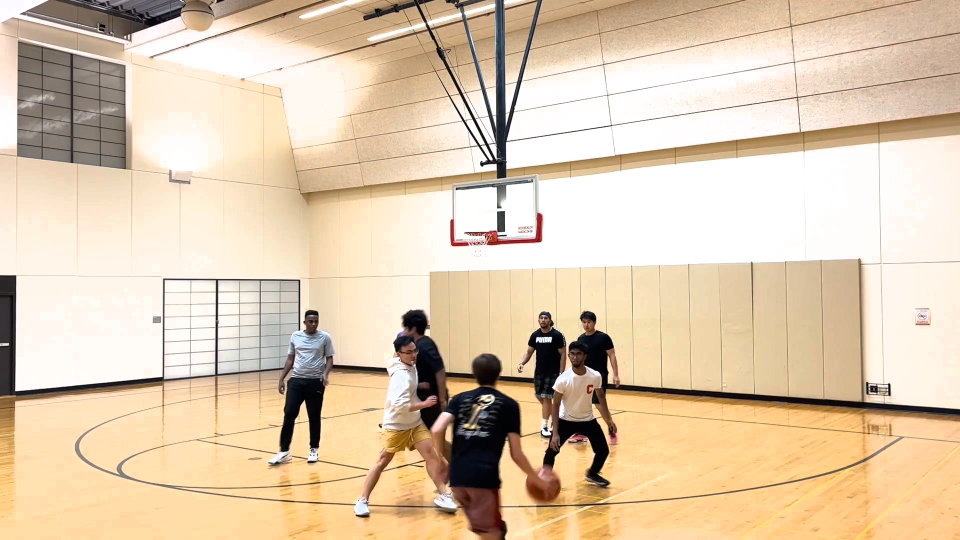
#> input picture frame 14 of data/short_new_1.mp4, 1920 x 1080 px, given in place of demo.mov, which was not available (shown at 1/2 size)
$ python detect.py
#> lines starting #> are read from the running program, lines starting #| are printed output that depends on the picture; after the words box and inside, x2 and y2 are one past the last pixel; in counts of white or black regions, pixels touching at a corner belong together; pictures that were not available may be replaced by others from this repository, and a replacement may not be noted
import os
import cv2 as cv
import numpy as np

PATH = os.path.join('models','court-detection')
TEMP_PATH = os.path.join(PATH,'temp')
VIDEO_PATH = os.path.join(TEMP_PATH,'demo.mov')
COURT_PATH = os.path.join(TEMP_PATH,'court.jpeg')
TEMPLATE_PATH = os.path.join(TEMP_PATH,'template.jpeg')


USE_HSV = True
CUSHION_BIN = 5

_, bgr_img = cv.VideoCapture(VIDEO_PATH).read()
#> bgr_img is the input picture: shape (1080, 1920, 3); mean B, G, R 175, 201.7, 223
ycrcb_img = cv.cvtColor(bgr_img,cv.COLOR_BGR2YCrCb)
#> ycrcb_img: shape (1080, 1920, 3); mean of channels 0, 1, 2 205, 140.8, 111.1
hsv_img = cv.cvtColor(bgr_img, cv.COLOR_BGR2HSV)
#> hsv_img: shape (1080, 1920, 3); mean H, S, V 21.2, 60.3, 223.3
gray_img = cv.cvtColor(bgr_img, cv.COLOR_BGR2GRAY)
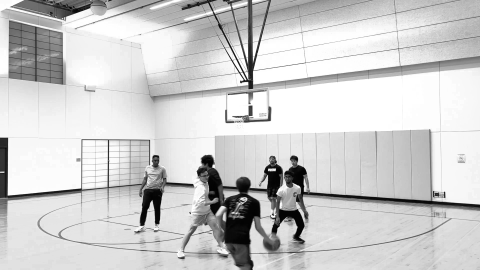
#> gray_img: shape (1080, 1920) (shown at 1/4 size); min 0, max 255, mean 205

if USE_HSV:
    index = (0,1)
    one_max = 180.0
    two_max = 256.0
    img = hsv_img
else:
    index = (1,2)
    one_max = 256.0
    two_max = 256.0
    img = ycrcb_img

def main():
    # test_homography(COURT_PATH)

    # bins = bin_pixels(img, one_bins=16, two_bins=16)
    bins = bin_pixels(img, one_bins=18, two_bins=10)


    # test_many_bins(img, bgr_image, bins, iterations=1)

    mask = get_mask(img, bins[0])
    canny_edges = get_canny(gray_img)
    masked_edges = apply_mask(canny_edges, mask)
    hough_lines = get_hough(masked_edges)
    hough = apply_hough(bgr_img, hough_lines)

    # [12 lines of commented-out code are left out]

    cv.imshow('original', bgr_img)
    cv.imshow('mask', mask)
    cv.imshow('canny', canny_edges)
    cv.imshow('canny masked', masked_edges)
    cv.imshow('hough transform', hough)

    if cv.waitKey(0) & 0xff == 27:
        cv.destroyAllWindows()

class Bin:
    def __init__(self, value, one_lower:int, one_upper:int, two_lower:int, two_upper:int):
        self.one_lower = one_lower
        self.one_upper = one_upper
        self.two_lower = two_lower
        self.two_upper = two_upper
        self.value = value

    def __str__(self):
        return 'Bin('+str(round(self.value,3))+','+str(self.one_lower)+','+str(self.one_upper)+','+str(self.two_lower)+','+str(self.two_upper)+')'

# Returns top bins from YCrCb color space
# @Precondition: img is YCrCb converted image
# @Returns: sorted array of most frequent YCrCb bin objects
def bin_pixels(img:np.ndarray, one_bins:int=16, two_bins:int=16):
    # generate weights
#> called with one_bins = 18, two_bins = 10
    weights = np.zeros((img.shape[0],img.shape[1]))
    for row in range(weights.shape[0]):
        row_weight = np.full(weights.shape[1], row)
        weights[row] = row_weight
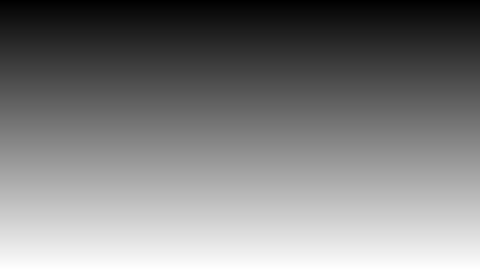
#> weights: shape (1080, 1920) float64 (shown at 1/4 size); min 0, max 1079, mean 539.5; drawn with min black and max white
    for col in range(weights.shape[1]):
        col_weight = np.full(weights.shape[0], min(col+1,weights.shape[1]-col))
        weights[:,col] = np.minimum(weights[:,col],col_weight)
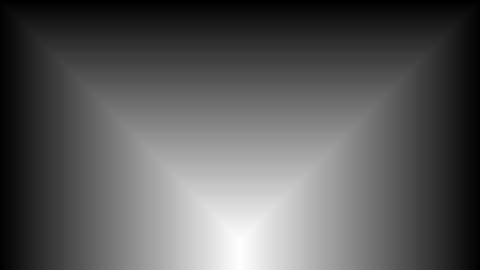
#> weights: shape (1080, 1920) float64 (shown at 1/4 size); min 0, max 960, mean 337.8; drawn with min black and max white
    weights = weights/np.sum(weights)

    # split image pixels into bins
    bins = np.zeros((one_bins,two_bins))
    one_step = one_max / one_bins
    two_step = two_max / two_bins
    for row in range(img.shape[0]):
        for col in range(img.shape[1]):
            pix = img[row,col]
            bins[int(pix[index[0]]/one_step),int(pix[index[1]]/two_step)] += weights[row,col]

    # sort bins
    top_bins = []
    THRESHOLD = 0.001
    for row in range(bins.shape[0]):
        for col in range(bins.shape[1]):
            if (bins[row,col] <= THRESHOLD):
                continue
            top_bins.append(Bin(bins[row,col],
                            int(round(one_step*row)),
                            int(round(one_step*(row+1))),
                            int(round(two_step*col)),
                            int(round(two_step*(col+1)))))
#> this loop made 18 passes
#> after the loop, top_bins = 52 items
    return sorted(top_bins, reverse=True, key=lambda bin: bin.value)

# applies color range from top bin to image
# @Precondition img must be same color space as bin was found in
def get_mask(img:np.ndarray, bin:Bin):
    # get mask
    lowerbound = np.full(3,0)
    upperbound = np.full(3,255)
    lowerbound[index[0]] = bin.one_lower - CUSHION_BIN*1
    lowerbound[index[1]] = bin.two_lower - CUSHION_BIN*1
    upperbound[index[0]] = bin.one_upper + CUSHION_BIN*0
    upperbound[index[1]] = bin.two_upper + CUSHION_BIN*0
    mask = cv.inRange(img, lowerbound, upperbound)
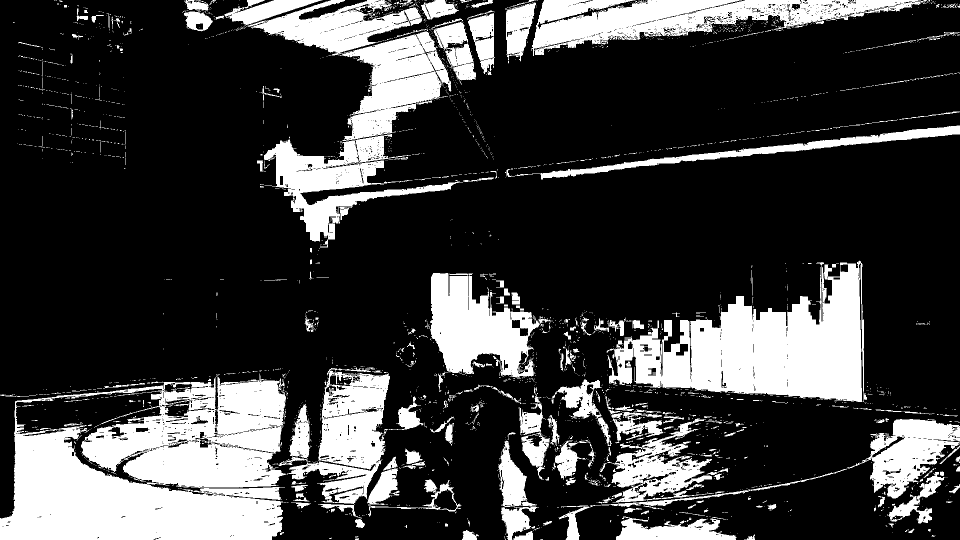
#> mask: shape (1080, 1920) (shown at 1/2 size); 24.4% white; 2831 white regions (2538 under 20 px), largest, box (x1, y1, x2, y2) and area: (0, 747, 572, 1080) 133564, (1213, 521, 1734, 804) 76647, (1062, 0, 1854, 112) 38844
    cv.imshow('original mask',mask)

    # close and open mask
    kernel = np.ones((3,3),np.uint8)
    mask = cv.morphologyEx(mask,cv.MORPH_CLOSE,kernel,iterations=8) #get all court
#> mask: shape (1080, 1920); 33.1% white; 213 white regions (165 under 20 px), largest, box (x1, y1, x2, y2) and area: (0, 521, 1920, 1080) 477463, (364, 0, 1920, 560) 138368, (1010, 0, 1920, 127) 57279
    mask = cv.morphologyEx(mask,cv.MORPH_OPEN,kernel,iterations=30) #remove distractions
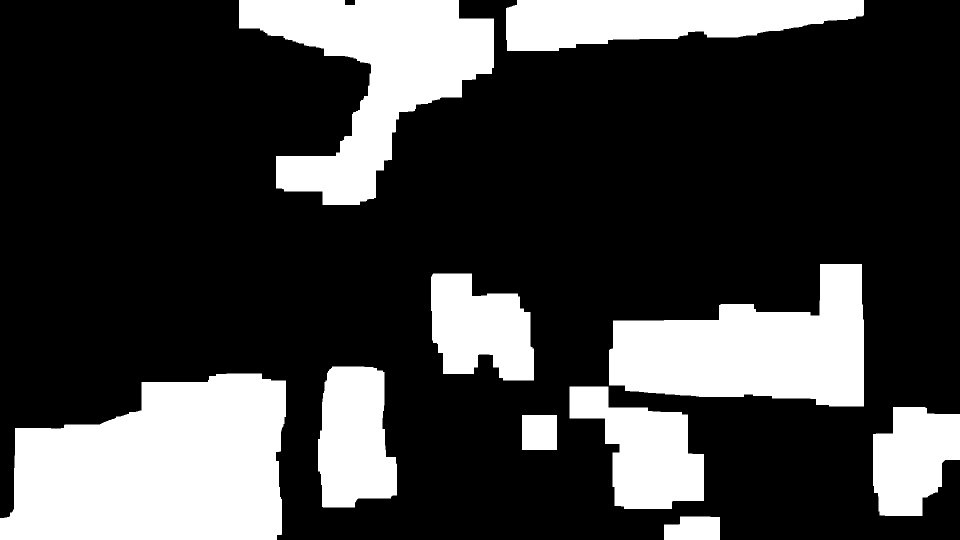
#> mask: shape (1080, 1920) (shown at 1/2 size); 25.9% white; 10 white regions, largest, box (x1, y1, x2, y2) and area: (0, 747, 572, 1080) 151307, (478, 0, 988, 410) 95798, (1218, 528, 1728, 813) 91856
    return mask

# @Precondition: img should be BGR color space
def apply_mask(img:np.ndarray, mask:np.ndarray):
    return cv.bitwise_and(img,img,mask=mask)
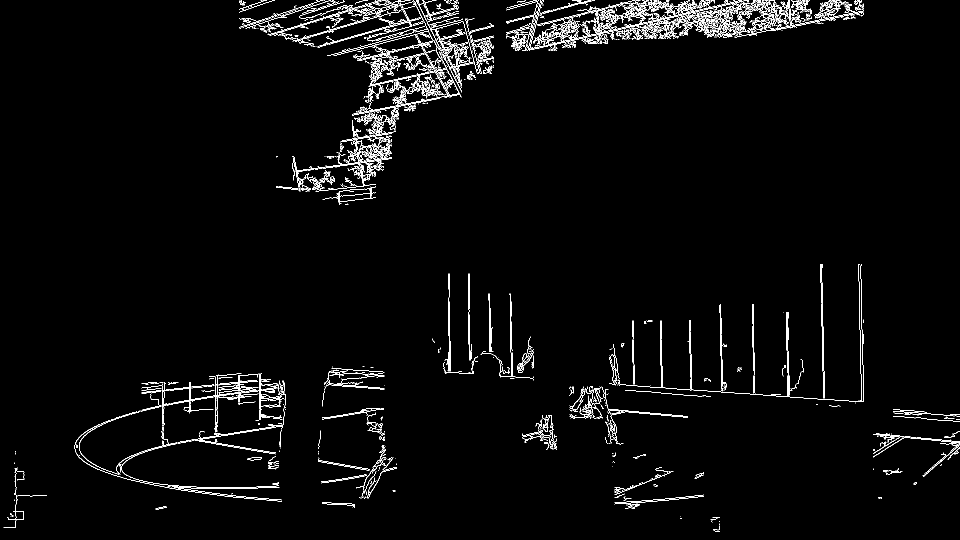
#> returned value: shape (1080, 1920) (shown at 1/2 size); 2.5% white in thin lines or dots


# Returns image after running through canny edge detector
# @Precondition: must be 8-bit gray scale image
def get_canny(img:np.ndarray, threshold1=10, threshold2=100):
    return cv.Canny(img,threshold1,threshold2)

# Returns list of lines to draw through hough transform
# Preconditino: Should be 8-bit grayscale image
def get_hough(img:np.ndarray,rho:float=1,theta:float=np.pi/180,threshold:int=200):
#> called with rho = 1, theta = 0.0175, threshold = 200
    lines = cv.HoughLines(img, rho, theta, threshold)
#> lines = 178 rows, first 8: [681, 1.64], [336, 1.34], [334, 1.34], [214, 1.45], [149, 1.5], [192, 1.47], [175, 1.48], [229, 1.43]
#> in main, `hough_lines = get_hough(masked_edges)`: hough_lines has the same summary as lines in get_hough
    return lines

def apply_hough(img:np.ndarray, lines:list):
    out = img.copy()
    for line in lines:
        rho, theta = line[0]
        a, b = np.cos(theta), np.sin(theta)
        x0, y0 = a*rho, b*rho
        x1, y1 = int(x0 + 2000*(-b)), int(y0 + 2000*(a))
        x2, y2 = int(x0 - 2000*(-b)), int(y0 - 2000*(a))
        cv.line(out,(x1,y1),(x2,y2),[0,0,255])
#> this loop made 178 passes
#> (rho, theta, a, b, x0, y0, x1, y1) on passes 1 to 3: (681, 1.64, -0.0698, 0.998, -47.5, 679.3, -2042, 539), (336, 1.34, 0.225, 0.974, 75.58, 327.4, -1873, 777), (334, 1.34, 0.225, 0.974, 75.13, 325.4, -1873, 775)
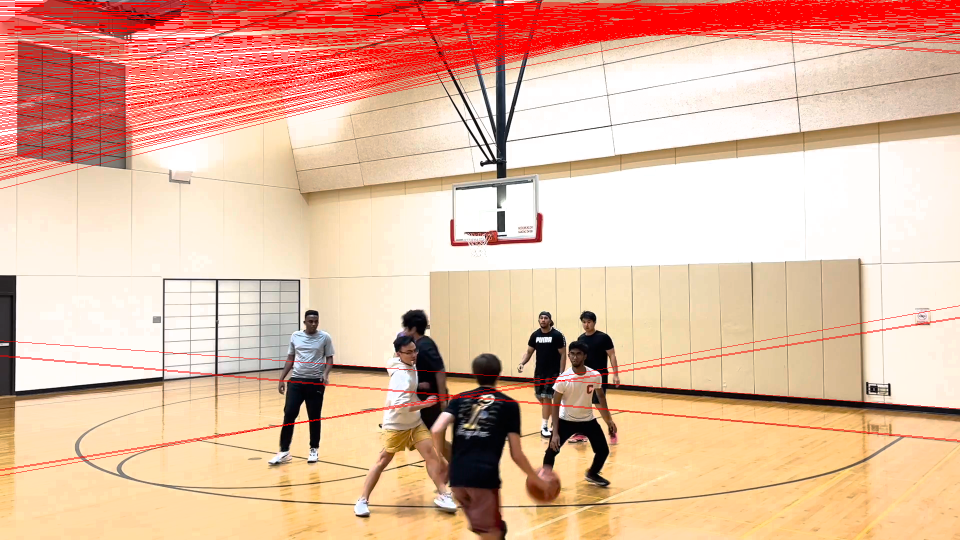
#> out: shape (1080, 1920, 3) (shown at 1/2 size); 9.47% of pixels changed, all inside (x1, y1, x2, y2) = (0, 0, 1920, 952)
    return out


# [105 lines left out: functions get_hull, apply_hull, test_homography, convert_to_hsv, convert_to_ycrcb, test_many_bins and 2 more, not called in this run]

if __name__ == '__main__':
    main()
#> (key Esc is pressed here)

$ run again, starting later in the video
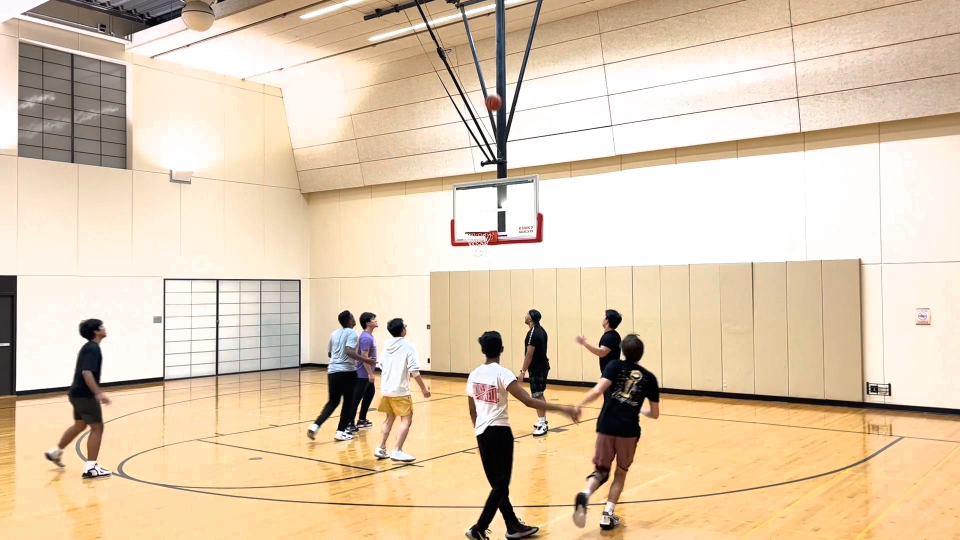
#> input picture frame 63 of data/short_new_1.mp4, 1920 x 1080 px, given in place of demo.mov, which was not available (shown at 1/2 size)
#> bgr_img is the input picture: shape (1080, 1920, 3); mean B, G, R 175.6, 202.4, 223.6
#> ycrcb_img: shape (1080, 1920, 3); mean of channels 0, 1, 2 205.7, 140.8, 111
#> hsv_img: shape (1080, 1920, 3); mean H, S, V 21.4, 59.4, 224
#> the loop in bin_pixels, `for row in range(bins.shape[0]):` made 18 passes
#> after the loop in bin_pixels, `for row in range(bins.shape[0]):`: top_bins = 50 items
#> in get_mask, `mask = cv.inRange(img, lowerbound, upperbound)`:
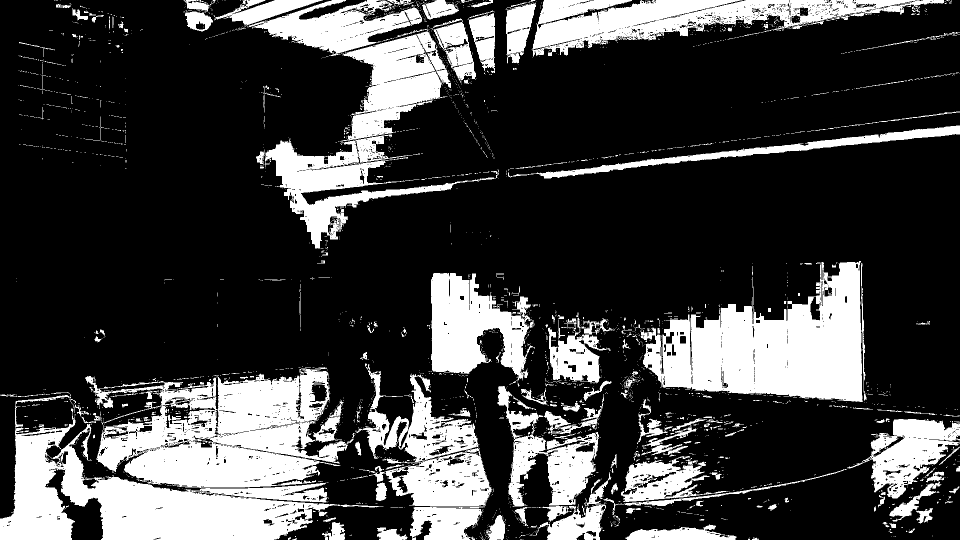
#> mask: shape (1080, 1920) (shown at 1/2 size); 25.1% white; 2869 white regions (2609 under 20 px), largest, box (x1, y1, x2, y2) and area: (0, 735, 767, 1080) 144475, (1281, 522, 1726, 804) 71365, (1064, 0, 1888, 113) 39252
#> lines = 182 rows, first 8: [336, 1.34], [334, 1.34], [308, 1.33], [681, 1.64], [120, 1.52], [115, 1.52], [113, 1.52], [104, 1.52]
#> hough_lines has the same summary as lines in get_hough
#> the loop in apply_hough, `for line in lines:` made 182 passes
#> (rho, theta, a, b, x0, y0, x1, y1) on passes 1 to 3: (336, 1.34, 0.225, 0.974, 75.58, 327.4, -1873, 777), (334, 1.34, 0.225, 0.974, 75.13, 325.4, -1873, 775), (308, 1.33, 0.242, 0.97, 74.51, 298.9, -1866, 782)
#> after the loop in apply_hough, `for line in lines:`:
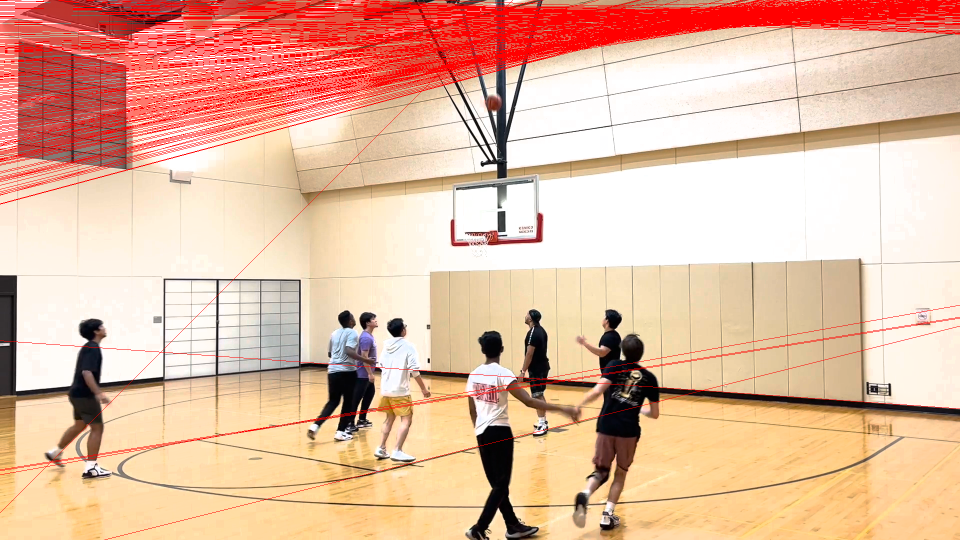
#> out: shape (1080, 1920, 3) (shown at 1/2 size); 9.78% of pixels changed, all inside (x1, y1, x2, y2) = (0, 0, 1920, 1080)

$ run again, starting later in the video
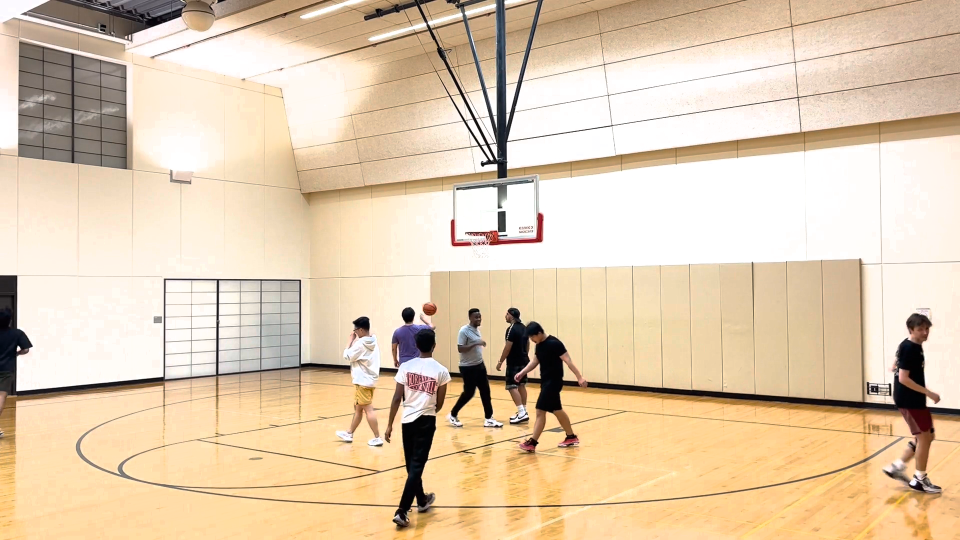
#> input picture frame 113 of data/short_new_1.mp4, 1920 x 1080 px, given in place of demo.mov, which was not available (shown at 1/2 size)
#> bgr_img is the input picture: shape (1080, 1920, 3); mean B, G, R 175.5, 203.3, 225.1
#> ycrcb_img: shape (1080, 1920, 3); mean of channels 0, 1, 2 206.7, 141.2, 110.4
#> hsv_img: shape (1080, 1920, 3); mean H, S, V 20.6, 60.6, 225.5
#> the loop in bin_pixels, `for row in range(bins.shape[0]):` made 18 passes
#> after the loop in bin_pixels, `for row in range(bins.shape[0]):`: top_bins = 47 items
#> in get_mask, `mask = cv.inRange(img, lowerbound, upperbound)`:
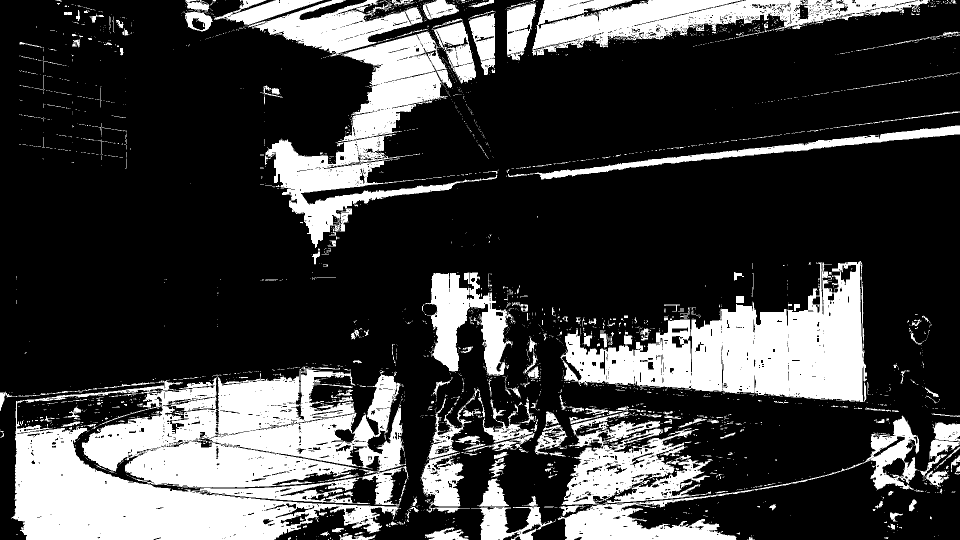
#> mask: shape (1080, 1920) (shown at 1/2 size); 25.2% white; 2922 white regions (2604 under 20 px), largest, box (x1, y1, x2, y2) and area: (22, 733, 817, 1080) 178041, (1122, 522, 1734, 804) 82480, (1064, 0, 1857, 111) 38265
#> lines = 187 rows, first 8: [334, 1.34], [336, 1.34], [681, 1.64], [308, 1.33], [93, 1.54], [39, 1.55], [116, 1.52], [113, 1.52]
#> hough_lines has the same summary as lines in get_hough
#> the loop in apply_hough, `for line in lines:` made 187 passes
#> (rho, theta, a, b, x0, y0, x1, y1) on passes 1 to 3: (334, 1.34, 0.225, 0.974, 75.13, 325.4, -1873, 775), (336, 1.34, 0.225, 0.974, 75.58, 327.4, -1873, 777), (681, 1.64, -0.0698, 0.998, -47.5, 679.3, -2042, 539)
#> after the loop in apply_hough, `for line in lines:`:
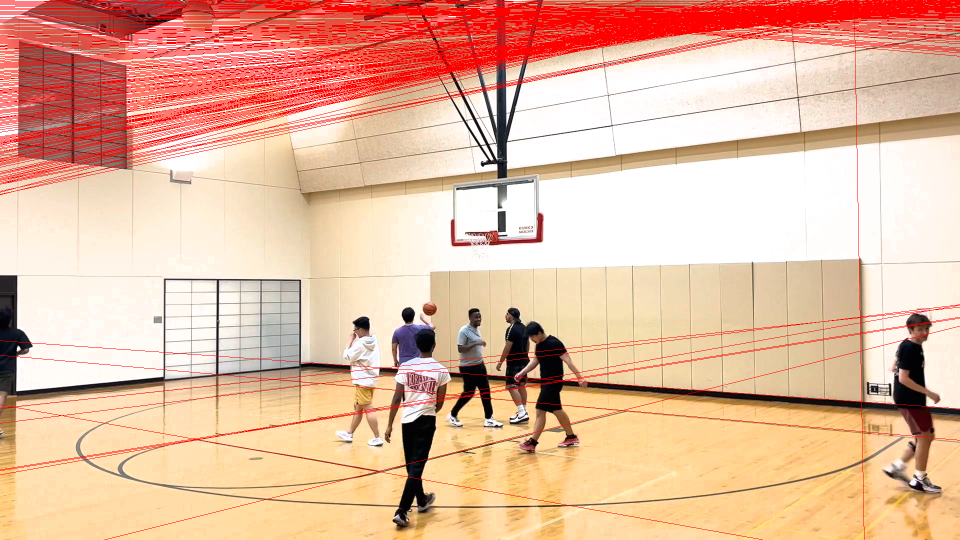
#> out: shape (1080, 1920, 3) (shown at 1/2 size); 10.23% of pixels changed, all inside (x1, y1, x2, y2) = (0, 0, 1920, 1080)
